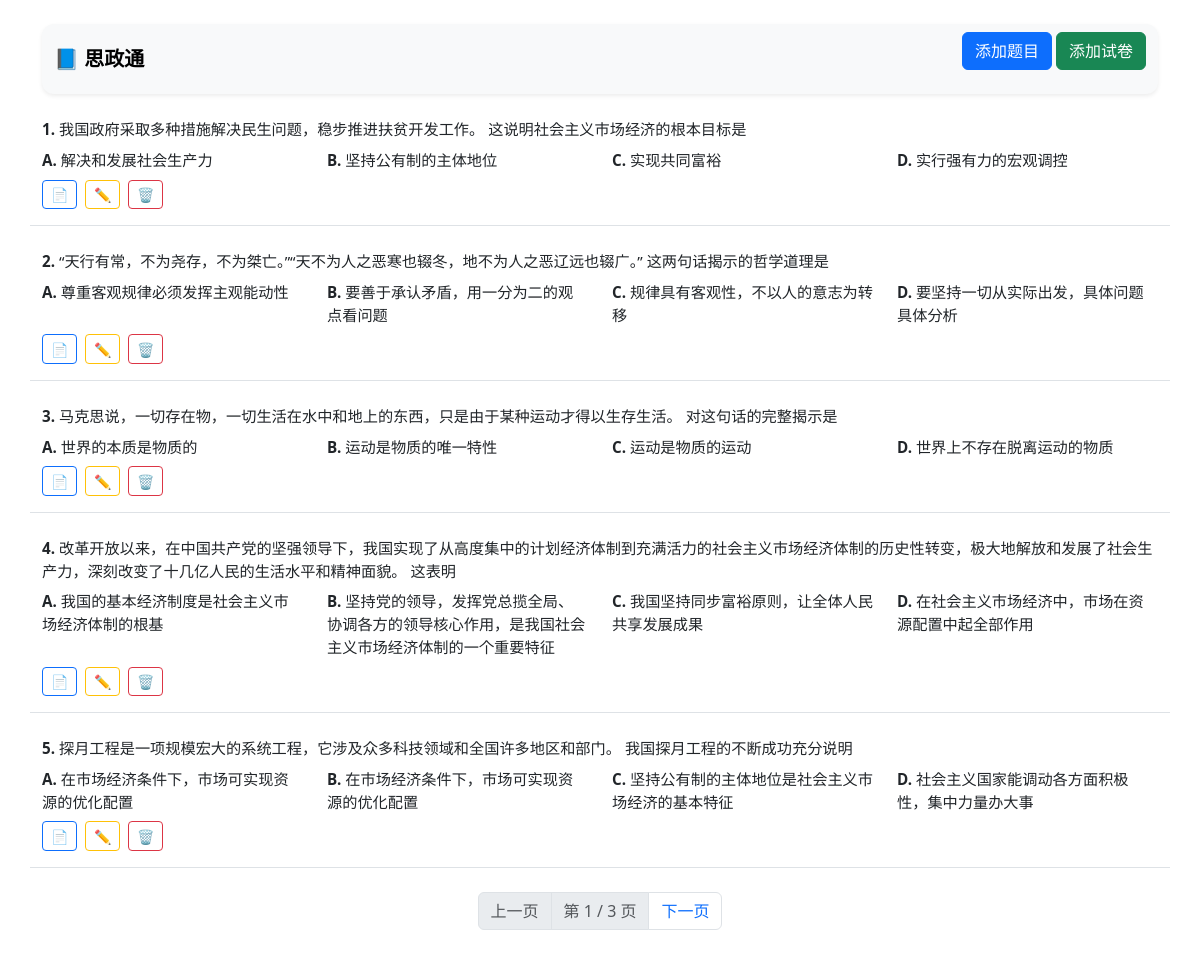
The page / on the database its author committed.
### tables this page shows
CREATE TABLE questions (
        id INTEGER PRIMARY KEY AUTOINCREMENT,
        question_type TEXT NOT NULL,  -- '选择题', '填空题', '问答题'
        material TEXT NOT NULL,       -- 材料部分
        question_text TEXT NOT NULL,  -- 设问
        option_a TEXT,  -- 选项A
        option_b TEXT,  -- 选项B
        option_c TEXT,  -- 选项C
        option_d TEXT,  -- 选项D
        correct_answer TEXT,  -- 正确答案
        analysis TEXT  -- 解析
    );

### app.py (the view)
@app.route("/")
def index():
    page = int(request.args.get('page', 1))  # 默认第1页
    per_page = 5
    offset = (page - 1) * per_page
    conn = get_db_connection()
    questions = conn.execute('SELECT * FROM questions LIMIT ? OFFSET ?', (per_page, offset)).fetchall()
    total = conn.execute('SELECT COUNT(*) FROM questions').fetchone()[0]
    total_pages = (total + per_page - 1) // per_page  # 向上取整
    conn.close()
    return render_template("index.html", questions=questions, page=page, total_pages=total_pages)

### app.py (called while the page is built)
def get_db_connection():
    conn = sqlite3.connect('sztweb.db')
    conn.row_factory = sqlite3.Row
    return conn

### templates/index.html (shortened to what this page needs)
<!DOCTYPE html>
<html>
<head>
    <link href="https://cdn.jsdelivr.net/npm/bootstrap@5.3.0/dist/css/bootstrap.min.css" rel="stylesheet">
</head>
<body class="container py-4">
    <nav class="navbar navbar-expand-lg bg-light sticky-top mb-4 shadow-sm">
        <div class="container-fluid">
            <a class="navbar-brand fw-bold" href="/">📘 思政通</a>
            <div class="d-flex justify-content-between align-items-center mb-3">
                <div>
                    <a href="{{ url_for('question_add') }}" class="btn btn-primary">添加题目</a>
                    <a href="{{ url_for('exam_add') }}" class="btn btn-success">添加试卷</a>
                </div>
            </div>
        </div>
    </nav>
    {% if questions %}
    <div class="row g-4">
        {% for q in questions %}
        <div class="col-12 border-bottom pb-3">
            <p class="mb-2">
                <strong>{{ loop.index + ((page - 1) * 5) }}.</strong>
                {{ q['material'] }}
                {{ q['question_text'] }}
            </p>
            {% if q['question_type'] == '选择题' %}
            <div class="row mb-2">
                <div class="col-sm-6 col-lg-3"><strong>A.</strong> {{ q['option_a'] }}</div>
                <div class="col-sm-6 col-lg-3"><strong>B.</strong> {{ q['option_b'] }}</div>
                <div class="col-sm-6 col-lg-3"><strong>C.</strong> {{ q['option_c'] }}</div>
                <div class="col-sm-6 col-lg-3"><strong>D.</strong> {{ q['option_d'] }}</div>
            </div>
            {% endif %}
            <div class="d-flex gap-2">
                <a href="/question/{{ q['id'] }}" class="btn btn-sm btn-outline-primary" title="查看">📄</a>
                <a href="questions/{{q['id']}}/edit" class="btn btn-sm btn-outline-warning" title="编辑">✏️</a>
                <a href="/delete/{{ q['id'] }}" class="btn btn-sm btn-outline-danger" title="删除"
                   onclick="return confirm('确定要删除这道题吗？');">🗑️</a>
            </div>
        </div>
        {% endfor %}
    </div>
    {% if page is defined and total_pages is defined %}
    <nav aria-label="Page navigation" class="mt-4">
        <ul class="pagination justify-content-center">
            {% if page > 1 %}
            <li class="page-item">
                <a class="page-link" href="/?page={{ page - 1 }}">上一页</a>
            </li>
            {% else %}
            <li class="page-item disabled">
                <span class="page-link">上一页</span>
            </li>
            {% endif %}
            <li class="page-item disabled">
                <span class="page-link">第 {{ page }} / {{ total_pages }} 页</span>
            </li>
            {% if page < total_pages %}
            <li class="page-item">
                <a class="page-link" href="/?page={{ page + 1 }}">下一页</a>
            </li>
            {% else %}
            <li class="page-item disabled">
                <span class="page-link">下一页</span>
            </li>
            {% endif %}
        </ul>
    </nav>
    {% endif %}
    {% else %}
    <p class="text-muted">暂无试题。</p>
    {% endif %}
</body>
</html>

### templates/index.html (style rules this page uses)
body { font-size: 0.95rem; }
nav.navbar { border-radius: 0.75rem; box-shadow: 0 2px 4px rgba(0,0,0,0.05); }
.btn-sm { padding: 0.2rem 0.5rem; }

### rows shown on the page
questions: material "我国政府采取多种措施解决民生问题，稳步推进扶贫开发工作。", question_text "这说明社会主义市场经济的根本目标是", option_a "解决和发展社会生产力", option_b "坚持公有制的主体地位", option_c "实现共同富裕", option_d "实行强有力的宏观调控"
questions: material "“天行有常，不为尧存，不为桀亡。”“天不为人之恶寒也辍冬，地不为人之恶辽远也辍广。”", question_text "这两句话揭示的哲学道理是", option_a "尊重客观规律必须发挥主观能动性", option_b "要善于承认矛盾，用一分为二的观点看问题", option_c "规律具有客观性，不以人的意志为转移", option_d "要坚持一切从实际出发，具体问题具体分析"
questions: material "马克思说，一切存在物，一切生活在水中和地上的东西，只是由于某种运动才得以生存生活。", question_text "对这句话的完整揭示是", option_a "世界的本质是物质的", option_b "运动是物质的唯一特性", option_c "运动是物质的运动", option_d "世界上不存在脱离运动的物质"
questions: material "改革开放以来，在中国共产党的坚强领导下，我国实现了从高度集中的计划经济体制到充满活力的社会主义市场经济体制的历史性转变，极大地解放和发展了社会生产力，深刻改变了十几亿人民的生活水平和精神面貌。", question_text "这表明", option_a "我国的基本经济制度是社会主义市场经济体制的根基", option_b "坚持党的领导，发挥党总揽全局、协调各方的领导核心作用，是我国社会主义市场经济体制的一个重要特征", option_c "我国坚持同步富裕原则，让全体人民共享发展成果", option_d "在社会主义市场经济中，市场在资源配置中起全部作用"
questions: material "探月工程是一项规模宏大的系统工程，它涉及众多科技领域和全国许多地区和部门。", question_text "我国探月工程的不断成功充分说明", option_a "在市场经济条件下，市场可实现资源的优化配置", option_b "在市场经济条件下，市场可实现资源的优化配置", option_c "坚持公有制的主体地位是社会主义市场经济的基本特征", option_d "社会主义国家能调动各方面积极性，集中力量办大事"

### other values the page prints
{{ page }} "1"
{{ total_pages }} "3"
